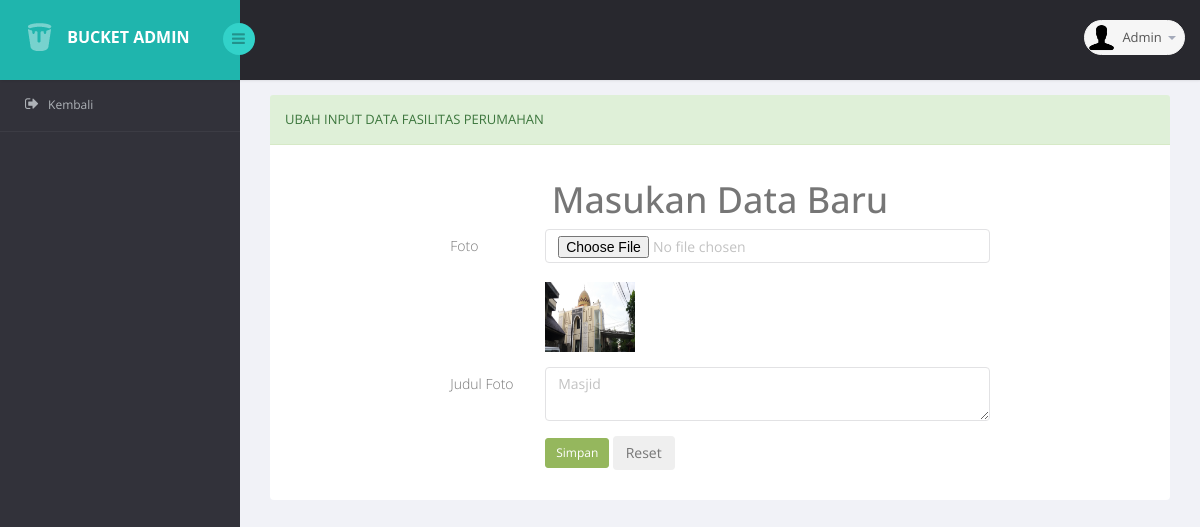
Screenshot of /admin/ubah_fasilitas.php?id=1 (signed in) with the database file from the repository.
### tables this page shows
CREATE TABLE `tabel_fasilitas` (
  `id` int(11) NOT NULL,
  `foto` varchar(500) NOT NULL,
  `judul` varchar(100) NOT NULL
);

### admin/functions.php (called while the page is built, shortened)
<?php
$conn = mysqli_connect("localhost","root","","perumahan");
function query($query){
	global $conn;
	$result 		= mysqli_query($conn,$query);
	$rows 			= [];
	while ($row 	= mysqli_fetch_assoc($result)) {
	$rows [] 		= $row;
	}
	return $rows;
}
 ?>

### admin/ubah_fasilitas.php (the view, shortened to what this page needs)
<?php
require 'functions.php';
    $id = $_GET["id"];
    $ubahHasil = query("SELECT*FROM tabel_fasilitas WHERE id = $id")[0];
?>
<!DOCTYPE html>
<html lang="en">
<head>
    <link href="bs3/css/bootstrap.min.css" rel="stylesheet">
    <link href="css/bootstrap-reset.css" rel="stylesheet">
    <link href="font-awesome/css/font-awesome.css" rel="stylesheet" />
    <link href="css/table-responsive.css" rel="stylesheet" />
    <link href="css/style.css" rel="stylesheet">
    <link href="css/style-responsive.css" rel="stylesheet" />
</head>
<body>
<section id="container" >
<header class="header fixed-top clearfix">
<div class="brand">
    <a href="index.php" class="logo">
        <img src="images/logo.png" alt="" >
    </a>
    <div class="sidebar-toggle-box">
        <div class="fa fa-bars"></div>
    </div>
</div>
<div class="top-nav clearfix">
    <ul class="nav pull-right top-menu">
        <li class="dropdown">
            <a data-toggle="dropdown" class="dropdown-toggle" href="#">
                <img alt="" src="images/2.png" width="33" height="33">
                <span class="username">Admin</span>
                <b class="caret"></b>
            </a>
        </li>
    </ul>
</div>
</header>
<aside>
    <div id="sidebar" class="nav-collapse">
         <div class="leftside-navigation">
            <ul class="sidebar-menu" id="nav-accordion">
            <li>
                <a href="index.php">
                    <i class="fa fa-sign-out"></i>
                    <span>Kembali</span>
                </a>
            </li>
         </div>
    </div>
</aside>
    <section id="main-content">
        <section class="wrapper">
       <div class="col-lg-12">
                <section class="panel panel-success">
                    <header class="panel-heading">
                       Ubah Input Data Fasilitas Perumahan
                    </header>
                    <div class="panel-body">
                        <div class="position-center">
                            <center><h1>Masukan Data Baru</h1></center>
                            <form action="" method="post" enctype="multipart/form-data" class="form-horizontal" role="form">
                            <div class="form-group">
                                <label for="gambar" class="col-lg-2 col-sm-2 control-label" style="text-align: justify;">Foto</label>
                                <div class="col-lg-10">
                                    <input type="file" name="gambar"  class="form-control" id="gambar"><br>
                                     <img src="images/img/<?= $ubahHasil["foto"]; ?>" width="90" height="70">
                                </div>
                            </div>
                            <div class="form-group">
                                <label for="judul" class="col-lg-2 col-sm-2 control-label" style="text-align: justify;">Judul Foto</label>
                                <div class="col-lg-10">
                                    <textarea type="text" name="judul"  class="form-control" id="judul" required><?= $ubahHasil["judul"]; ?></textarea>
                                </div>
                            </div>
                            <div class="form-group">
                                <div class="col-lg-offset-2 col-lg-10">
                                    <button type="submit" name="ubahFasilitas"  class="btn btn-success btn-sm">Simpan</button>
                                     <button type="submit" name="reset" value="reset form" class="btn btn-secondary">Reset</button>
                                </div>
                            </div>
                        </form>
                        </div>
                    </div>
                </section>
            </div>
</body>
</html>

### rows the page displays
tabel_fasilitas: foto (picture), judul "Masjid"
